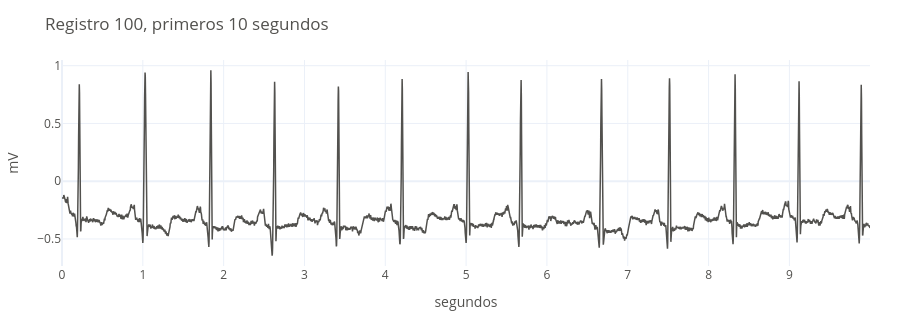

This figure's notebook cell:
### Markdown cell above
## 1. La senal

Se usa el registro 100 de **MIT-BIH Arrhythmia**, de PhysioNet. Son
30 minutos de ECG muestreados a 360 Hz. `wfdb` lo baja del servidor y
lo entrega ya convertido a milivolts.

### Code cell
senal, fs = cargar_ecg()

print(f"{len(senal)} muestras a {fs} Hz = "
      f"{len(senal) / fs / 60:.1f} minutos")

# Diez segundos, que es donde se alcanzan a contar los latidos
tramo = slice(0, 10 * fs)
t = np.arange(len(senal))[tramo] / fs

fig = go.Figure(go.Scatter(x=t, y=senal[tramo], mode="lines",
                           line=dict(color=TINTA, width=1.5),
                           name="ECG"))
fig.update_layout(title="Registro 100, primeros 10 segundos",
                  xaxis_title="segundos", yaxis_title="mV",
                  height=320, showlegend=False, **PLANTILLA)
fig.show()

### Figure 1 — Plotly figure (JSON) as saved in the notebook; plotly's stock layout.template omitted (floating-point values rounded to 4 significant figures; data arrays with more than 128 entries replaced by an {"elided": "..."} marker saying what was removed)
{"data": [{"line": {"color": "#52514e", "width": 1.5}, "mode": "lines", "name": "ECG", "type": "scatter", "x": {"elided": "3600 float values"}, "y": {"elided": "3600 float values"}}], "layout": {"font": {"color": "#52514e", "size": 12}, "height": 320, "margin": {"b": 50, "l": 60, "r": 30, "t": 60}, "showlegend": false, "title": {"text": "Registro 100, primeros 10 segundos"}, "xaxis": {"title": {"text": "segundos"}}, "yaxis": {"title": {"text": "mV"}}}}
